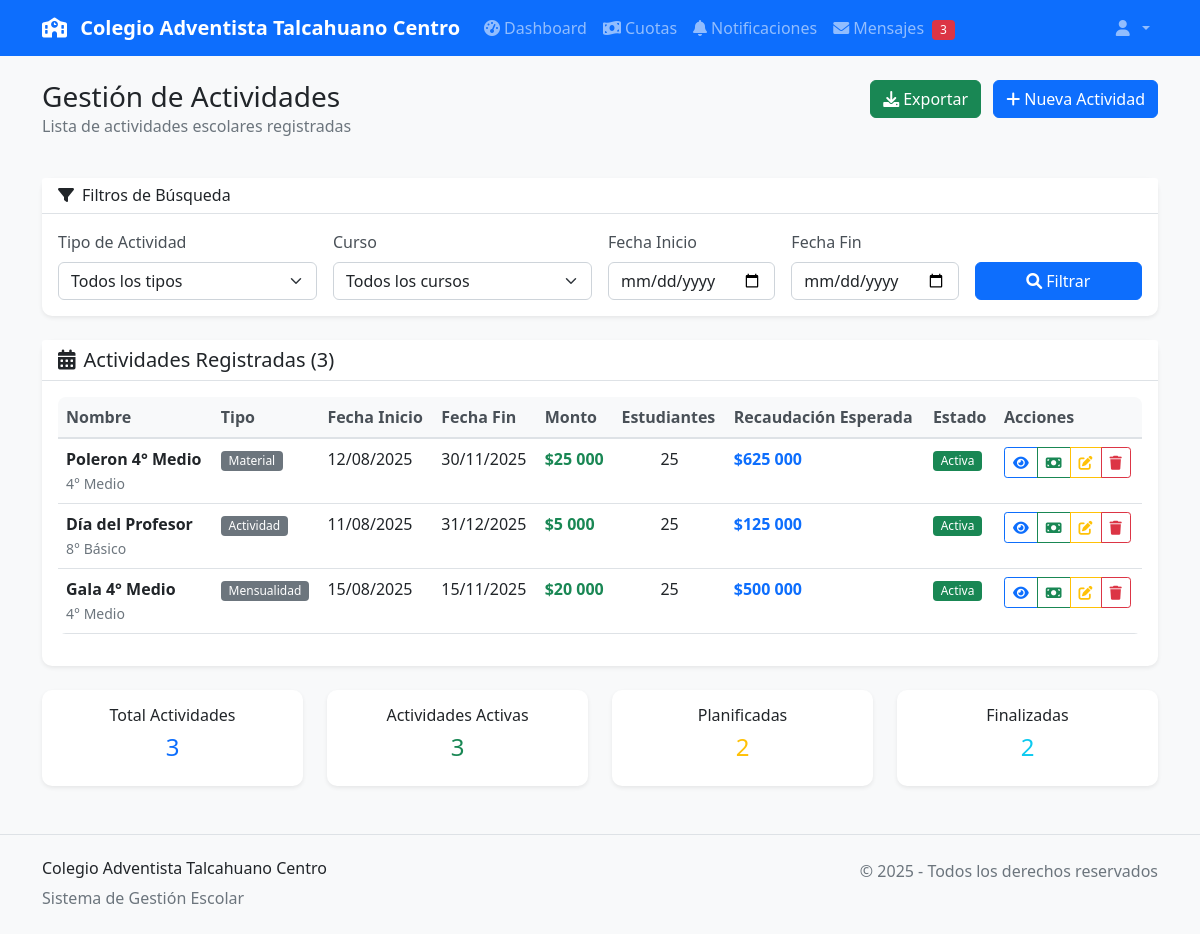
/actividades/ (signed in), run on the app's committed database.
### actividades/models.py (models this page shows, shortened)
class Actividad(models.Model):
    ESTADO_CHOICES = [
        ('planificada', 'Planificada'),
        ('activa', 'Activa'),
        ('finalizada', 'Finalizada'),
        ('cancelada', 'Cancelada'),
    ]
    nombre = models.CharField(max_length=200)
    descripcion = models.TextField()
    tipo = models.ForeignKey(TipoActividad, on_delete=models.CASCADE)
    fecha_inicio = models.DateField()
    fecha_fin = models.DateField()
    monto_por_estudiante = models.DecimalField(max_digits=10, decimal_places=0)
    cursos_asignados = models.ManyToManyField(Curso)
    estado = models.CharField(max_length=20, choices=ESTADO_CHOICES, default='planificada')
    fecha_creacion = models.DateTimeField(auto_now_add=True)
    def total_estudiantes(self):
        return sum([25, 28, 30, 27, 26][:len(self.cursos_asignados.all())])
    def recaudacion_esperada(self):
        return self.monto_por_estudiante * self.total_estudiantes()

class TipoActividad(models.Model):
    nombre = models.CharField(max_length=100)
    descripcion = models.TextField(blank=True)
    def __str__(self):
        return self.nombre

### estudiantes/models.py (models this page shows)
class Curso(models.Model):
    nombre = models.CharField(max_length=50)
    nivel = models.CharField(max_length=20)
    año = models.IntegerField()
    def __str__(self):
        return f"{self.nombre} - {self.año}"

### actividades/views.py (the view)
# urls.py: path('', views.lista_actividades, name='lista'),
@login_required
def lista_actividades(request):
    logger.debug("Cargando lista de actividades")
    tipo_filtro = request.GET.get('tipo', '')
    curso_filtro = request.GET.get('curso', '')
    fecha_inicio = request.GET.get('fecha_inicio', '')
    fecha_fin = request.GET.get('fecha_fin', '')
    actividades = Actividad.objects.all().order_by('-fecha_creacion')
    if tipo_filtro:
        actividades = actividades.filter(tipo__nombre__icontains=tipo_filtro)
    if curso_filtro:
        actividades = actividades.filter(cursos_asignados__nombre__icontains=curso_filtro)
    if fecha_inicio:
        actividades = actividades.filter(fecha_inicio__gte=fecha_inicio)
    if fecha_fin:
        actividades = actividades.filter(fecha_fin__lte=fecha_fin)
    tipos_actividad = TipoActividad.objects.all()
    cursos = Curso.objects.all()
    logger.debug(f"Encontradas {actividades.count()} actividades")
    context = {
        'actividades': actividades,
        'tipos_actividad': tipos_actividad,
        'cursos': cursos,
        'filtros': {
            'tipo': tipo_filtro,
            'curso': curso_filtro,
            'fecha_inicio': fecha_inicio,
            'fecha_fin': fecha_fin,
        }
    }
    return render(request, 'actividades/lista.html', context)

### core/context_processors.py (called while the page is built)
def notificaciones_context(request):
    if request.user.is_authenticated:
        notificaciones_no_leidas = Notificacion.objects.filter(
            apoderado_email=request.user.email,
            estado__in=['enviado', 'visto']
        ).count()
        return {
            'notificaciones_no_leidas': notificaciones_no_leidas
        }
    return {
        'notificaciones_no_leidas': 0
    }

### templates/actividades/lista.html (shortened to what this page needs)
{% extends 'base.html' %}
{% block content %}
<div class="row mb-4">
    <div class="col">
        <h1 class="h3 mb-0">Gestión de Actividades</h1>
        <p class="text-muted">Lista de actividades escolares registradas</p>
    </div>
    <div class="col-auto">
        <a href="{% url 'actividades:exportar' %}" class="btn btn-success me-2">
            <i class="fas fa-download me-1"></i>Exportar
        </a>
        <a href="{% url 'actividades:crear' %}" class="btn btn-primary">
            <i class="fas fa-plus me-1"></i>Nueva Actividad
        </a>
    </div>
</div>
<div class="card mb-4">
    <div class="card-header">
        <h6 class="mb-0">
            <i class="fas fa-filter me-2"></i>Filtros de Búsqueda
        </h6>
    </div>
    <div class="card-body">
        <form method="get" class="row g-3">
            <div class="col-md-3">
                <label class="form-label">Tipo de Actividad</label>
                <select name="tipo" class="form-select">
                    <option value="">Todos los tipos</option>
                </select>
            </div>
            <div class="col-md-3">
                <label class="form-label">Curso</label>
                <select name="curso" class="form-select">
                    <option value="">Todos los cursos</option>
                </select>
            </div>
            <div class="col-md-2">
                <label class="form-label">Fecha Inicio</label>
                <input type="date" name="fecha_inicio" class="form-control" value="{{ filtros.fecha_inicio }}">
            </div>
            <div class="col-md-2">
                <label class="form-label">Fecha Fin</label>
                <input type="date" name="fecha_fin" class="form-control" value="{{ filtros.fecha_fin }}">
            </div>
            <div class="col-md-2 d-flex align-items-end">
                <button type="submit" class="btn btn-primary w-100">
                    <i class="fas fa-search me-1"></i>Filtrar
                </button>
            </div>
        </form>
    </div>
</div>
<div class="card">
    <div class="card-header">
        <h5 class="mb-0">
            <i class="fas fa-calendar-alt me-2"></i>Actividades Registradas ({{ actividades|length }})
        </h5>
    </div>
    <div class="card-body">
        <div class="table-responsive">
            <table class="table table-hover">
                <thead>
                    <tr>
                        <th>Nombre</th>
                        <th>Tipo</th>
                        <th>Fecha Inicio</th>
                        <th>Fecha Fin</th>
                        <th>Monto</th>
                        <th>Estudiantes</th>
                        <th>Recaudación Esperada</th>
                        <th>Estado</th>
                        <th>Acciones</th>
                    </tr>
                </thead>
                <tbody>
                    {% for actividad in actividades %}
                    <tr>
                        <td>
                            <strong>{{ actividad.nombre }}</strong>
                            <br>
                            <small class="text-muted">
                                {% for curso in actividad.cursos_asignados.all %}
                                    {{ curso.nombre }}{% if not forloop.last %}, {% endif %}
                                {% endfor %}
                            </small>
                        </td>
                        <td>
                            <span class="badge bg-secondary">{{ actividad.tipo.nombre }}</span>
                        </td>
                        <td>{{ actividad.fecha_inicio|date:"d/m/Y" }}</td>
                        <td>{{ actividad.fecha_fin|date:"d/m/Y" }}</td>
                        <td class="text-success fw-bold">${{ actividad.monto_por_estudiante|floatformat:0 }}</td>
                        <td class="text-center">{{ actividad.total_estudiantes }}</td>
                        <td class="text-primary fw-bold">${{ actividad.recaudacion_esperada|floatformat:0 }}</td>
                        <td>
                            {% if actividad.estado == 'activa' %}
                                <span class="badge bg-success">{{ actividad.get_estado_display }}</span>
                            {% elif actividad.estado == 'planificada' %}
                                <span class="badge bg-warning">{{ actividad.get_estado_display }}</span>
                            {% elif actividad.estado == 'finalizada' %}
                                <span class="badge bg-info">{{ actividad.get_estado_display }}</span>
                            {% else %}
                                <span class="badge bg-secondary">{{ actividad.get_estado_display }}</span>
                            {% endif %}
                        </td>
                        <td>
                            <div class="btn-group btn-group-sm">
                                <a href="{% url 'actividades:ver' actividad.pk %}" class="btn btn-outline-primary" title="Ver detalles">
                                    <i class="fas fa-eye"></i>
                                </a>
                                <a href="{% url 'cuotas:lista_pagos' %}?actividad={{ actividad.pk }}" class="btn btn-outline-success" title="Ver pagos">
                                    <i class="fas fa-money-bill"></i>
                                </a>
                                <a href="{% url 'actividades:editar' actividad.pk %}" class="btn btn-outline-warning" title="Editar">
                                    <i class="fas fa-edit"></i>
                                </a>
                                <a href="{% url 'actividades:eliminar' actividad.pk %}" class="btn btn-outline-danger" title="Eliminar">
                                    <i class="fas fa-trash"></i>
                                </a>
                            </div>
                        </td>
                    </tr>
                    {% endfor %}
                </tbody>
            </table>
        </div>
    </div>
</div>
<div class="row mt-4">
    <div class="col-md-3">
        <div class="card text-center">
            <div class="card-body">
                <h6 class="card-title">Total Actividades</h6>
                <h4 class="text-primary">{{ actividades|length }}</h4>
            </div>
        </div>
    </div>
    <div class="col-md-3">
        <div class="card text-center">
            <div class="card-body">
                <h6 class="card-title">Actividades Activas</h6>
                <h4 class="text-success">3</h4>
            </div>
        </div>
    </div>
    <div class="col-md-3">
        <div class="card text-center">
            <div class="card-body">
                <h6 class="card-title">Planificadas</h6>
                <h4 class="text-warning">2</h4>
            </div>
        </div>
    </div>
    <div class="col-md-3">
        <div class="card text-center">
            <div class="card-body">
                <h6 class="card-title">Finalizadas</h6>
                <h4 class="text-info">2</h4>
            </div>
        </div>
    </div>
</div>
{% endblock %}

### static/css/styles.css (style rules this page uses)
:root { --primary-color: #0d6efd; --success-color: #198754; --warning-color: #ffc107; --danger-color: #dc3545; --info-color: #0dcaf0; --light-color: #f8f9fa; --dark-color: #212529; }
body { font-family: 'Segoe UI', Tahoma, Geneva, Verdana, sans-serif; background-color: #f8f9fa; }
.card { border: none; border-radius: 10px; box-shadow: 0 0.125rem 0.25rem rgba(0, 0, 0, 0.075); transition: all 0.3s ease; }
.card-header { background-color: #fff; border-bottom: 1px solid #dee2e6; font-weight: 600; }
.btn { border-radius: 6px; font-weight: 500; transition: all 0.3s ease; }
.btn-group-sm .btn { padding: 0.25rem 0.5rem; }
.table { border-radius: 8px; overflow: hidden; }
.table thead th { background-color: #f8f9fa; border-bottom: 2px solid #dee2e6; font-weight: 600; color: #495057; }
.badge { font-size: 0.75em; font-weight: 500; padding: 0.35em 0.65em; }
.form-control, .form-select { border-radius: 6px; border: 1px solid #ced4da; transition: all 0.3s ease; }
.form-label { font-weight: 500; color: #495057; margin-bottom: 0.5rem; }

### data on the page
Actividad: nombre "Poleron 4° Medio", tipo.nombre "Material", fecha_inicio "12/08/2025", fecha_fin "30/11/2025", monto_por_estudiante "25 000", total_estudiantes "25", recaudacion_esperada "625 000", estado "Activa"
Curso: nombre "4° Medio"
Actividad: nombre "Día del Profesor", tipo.nombre "Actividad", fecha_inicio "11/08/2025", fecha_fin "31/12/2025", monto_por_estudiante "5 000", total_estudiantes "25", recaudacion_esperada "125 000", estado "Activa"
Curso: nombre "8° Básico"
Actividad: nombre "Gala 4° Medio", tipo.nombre "Mensualidad", fecha_inicio "15/08/2025", fecha_fin "15/11/2025", monto_por_estudiante "20 000", total_estudiantes "25", recaudacion_esperada "500 000", estado "Activa"

### other printed values
{{ actividades|length }} "3"
